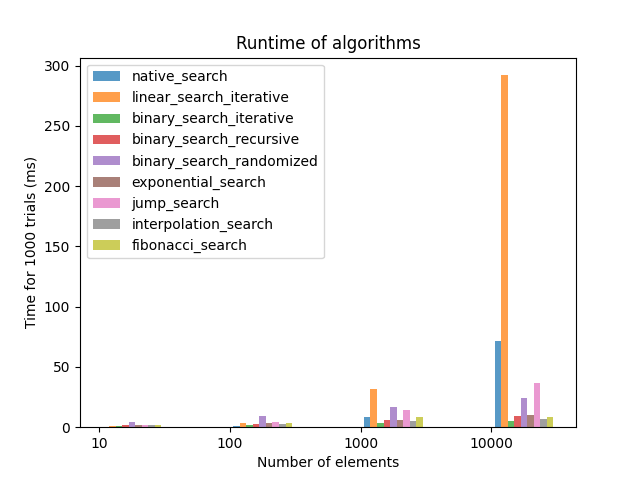

Recreate this plot in Python.
# Analysis of Algorithms (CSCI 323)
# Winter 2023
# Assignment 1 - Empirical Analysis of Search Algorithms
# Fahim Ahmed

# Acknowledgements:

# I used the following sites  https://www.geeksforgeeks.org/linear-search/
# https://www.geeksforgeeks.org/binary-search/
# https://www.geeksforgeeks.org/the-ubiquitous-binary-search-set-1/
# https://www.geeksforgeeks.org/randomized-binary-search-algorithm/
# https://www.geeksforgeeks.org/exponential-search/
# https://www.geeksforgeeks.org/interpolation-search/
# https://www.geeksforgeeks.org/jump-search/
# https://www.geeksforgeeks.org/fibonacci-search/


import random
import pandas as pd
import time
import matplotlib.pyplot as plt
import math


def random_list(size):
    rl = []
    num = 0
    for i in range(size):
        r = random.randint(1, 10)
        num += r
        rl.append(num)
    return rl


def native_search(arr, key):
    return arr.index(key)


def linear_search_iterative(arr, key):
    n = len(arr)
    for i in range(0, n):
        if arr[i] == key:
            return i
    return i


def binary_search_iterative(arr, key):
    lo = 0
    hi = len(arr) - 1
    while hi - lo > 1:
        mid = (hi + lo) // 2
        if arr[mid] < key:
            lo = mid + 1
        else:
            hi = mid

    if arr[lo] == key:
        return lo
    elif arr[hi] == key:
        return hi
    else:
        return -1


def binary_search_recursive(arr, key):
    return binary_search_recursive_helper(arr, 0, len(arr), key)


def binary_search_recursive_helper(arr, l, r, key):
    if r >= l:
        mid = l + (r - l) // 2
        if arr[mid] == key:
            return mid
        elif arr[mid] > key:
            return binary_search_recursive_helper(arr, l, mid - 1, key)
        else:
            return binary_search_recursive_helper(arr, mid + 1, r, key)
    else:
        return -1


def print_times(dict_algs):
    pd.set_option("display.max_rows", 500)
    pd.set_option("display.max_columns", 500)
    pd.set_option("display.width", 1000)
    df = pd.DataFrame.from_dict(dict_algs).T
    print(df)


def binary_search_randomized(arr, key):
    return binary_search_randomized_helper(arr, 0, len(arr) - 1, key)


def binary_search_randomized_helper(arr, l, r, key):
    if r >= l:
        mid = random.randint(l, r)
        if arr[mid] == key:
            return mid
        if arr[mid] > key:
            return binary_search_randomized_helper(arr, l, mid - 1, key)
        else:
            return binary_search_randomized_helper(arr, mid + 1, r, key)
    return -1


def exponential_search(arr, x):
    if arr[0] == x:
        return 0
    i = 1
    n = len(arr)
    while i < n and arr[i] <= x:
        i = i * 2
    return binary_search_recursive_helper(arr, i // 2, min(i, n - 1), x)


def jump_search(arr, key):
    n = len(arr)
    step = int(math.sqrt(n))
    prev = 0
    while arr[(min(step, n) - 1)] < key:
        prev = step
        step += int(math.sqrt(n))
        if prev >= n:
            return -1
    while arr[prev] < key:
        prev += 1
        if prev == min(step, n):
            return -1
    if arr[prev] == key:
        return prev
    return -1


def interpolation_search(arr, key):
    return interpolation_search_helper(arr, 0, len(arr)-1, key)


def interpolation_search_helper(arr, lo, hi, key):
    if arr[lo] == arr[hi]:
        if key == arr[lo]:
            return lo
        else:
            return -1
    if lo <= hi and arr[lo] <= key <= arr[hi]:
        pos = int(lo + ((hi - lo) / float(arr[hi] - arr[lo])) * float((key - arr[lo])))
        if arr[pos] == key:
            return pos
        elif arr[pos] < key:
            return interpolation_search_helper(arr, pos + 1, hi, key)
        else:
            return interpolation_search_helper(arr, lo, pos - 1, key)
    return -1


def fibonacci_search(arr, x):
    n = len(arr)
    fib2 = 0
    fib1 = 1
    fibM = fib2 + fib1
    while fibM < n:
        fib2 = fib1
        fib1 = fibM
        fibM = fib2 + fib1
    offset = -1
    while fibM > 1:
        i = min(offset + fib2, n - 1)
        if arr[i] < x:
            fibM = fib1
            fib1 = fib2
            fib2 = fibM - fib1
            offset = i
        elif arr[i] > x:
            fibM = fib2
            fib1 = fib1 - fib2
            fib2 = fibM - fib1
        else:
            return i
    if fib1 and arr[n - 1] == x:
        return n - 1

    return -1


def run_algs(algs, sizes, trials):
    dict_algs = {}
    for alg in algs:
        dict_algs[alg.__name__] = {}
    for size in sizes:
        for alg in algs:
            dict_algs[alg.__name__][size] = 0
        for trial in range(1, trials + 1):
            arr = random_list(size)
            idx = random.randint(0, size - 1)
            key = arr[idx]
            for alg in algs:
                start_time = time.time()
                idx_found = alg(arr, key)
                end_time = time.time()
                net_time = end_time - start_time
                verify_results(alg, arr, idx, idx_found)
                dict_algs[alg.__name__][size] += 1000 * net_time
    return dict_algs

def verify_results(alg, arr, idx, idx_found):
    if idx_found != idx:
        print(alg.__name__, "wrong index found", arr, idx, idx_found)


def plot_times(dict_algs, sizes, trials, algs, file_name):
    alg_num = 0
    plt.xticks([j for j in range(len(sizes))], [str(size) for size in sizes])
    for alg in algs:
        alg_num += 1
        d = dict_algs[alg.__name__]
        x_axis = [j + 0.05 * alg_num for j in range(len(sizes))]
        y_axis = [d[i] for i in sizes]
        plt.bar(x_axis, y_axis, width=0.05, alpha=0.75, label=alg.__name__)
    plt.legend()
    plt.title("Runtime of algorithms")
    plt.xlabel("Number of elements")
    plt.ylabel("Time for " + str(trials) + " trials (ms)")
    plt.savefig(file_name)
    plt.show()


def main():
    sizes = [10, 100, 1000, 10000]
    searches = [native_search, linear_search_iterative, binary_search_iterative, binary_search_recursive,
                binary_search_randomized, exponential_search, jump_search, interpolation_search, fibonacci_search]
    trials = 1000
    dict_searches = run_algs(searches, sizes, trials)
    print_times(dict_searches)
    plot_times(dict_searches, sizes, trials, searches, "Assignment1.png")


if __name__ == "__main__":
    main()
